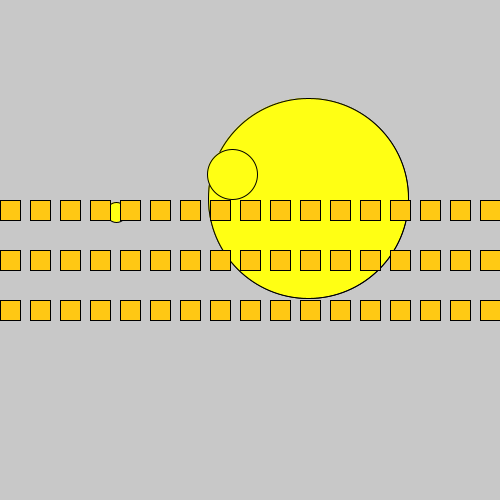
Frame 1 (no input)
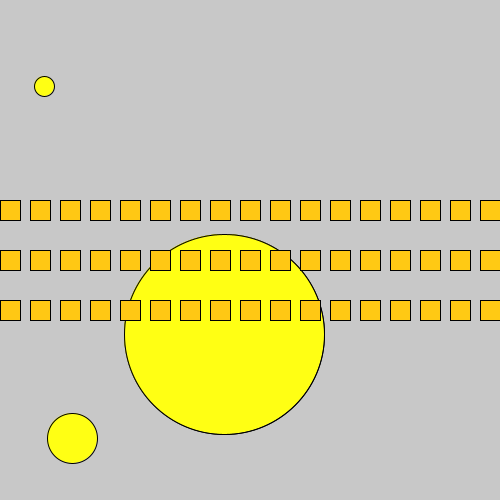
Frame 60 (the mouse pressed at the canvas centre just before this capture)
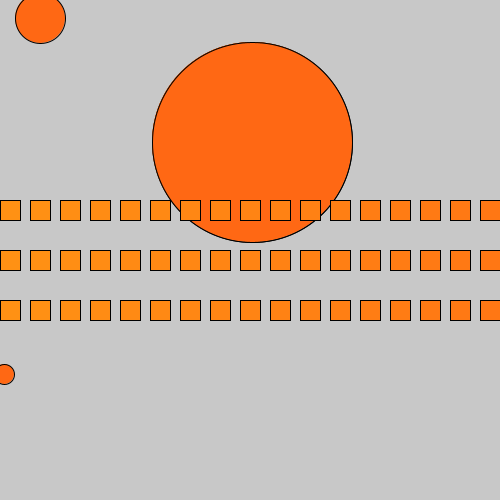
Frame 120 (the mouse held since frame 60 and released just before this capture)

The Processing sketch that drew these frames (run headless with seeded random() and noise(); from frame 60 on, the mouse is pressed at the canvas centre):

// Processing sketch: processing_105551
// ── processing_105551.pde

int ballX,  ballY;
int speed, speed1;
int ballX2, ballY2;
int ballX3, ballY3;
int speed2,  speed3;
int speed4, speed5;
int value;


void setup (){
  size (500, 500);
  
  ballX = 200;
  ballY = 150;
  ballX2 = 100;
  ballY2 = 200;
  ballX3 = 300;
  ballY3 = 190;
  speed = 8;
  speed1= 6;
  speed2= 4;
  speed3= 3; 
  speed4= 2;
  speed5= 2;
  
}

    

void draw (){
  moveBall();
  moveBall();
   moveBall();
  moveBall();
}
  
   void moveBall (){
     background(200);
    
  if (ballX > 500 || ballX < 0){
    speed = speed * (-1);
  }
  if (ballY >500 || ballY < 0) {
    speed1 = speed1 * (-1);
    
  }
  if (ballX2 > 500 || ballX2 < 0){
    speed2 = speed2 * (-1);
  }
  if (ballY2 > 500 || ballY2 < 0) {
    speed3 = speed3 * (-1);
    
  }
  if (ballX3 > 500 || ballX3 < 0){
    speed4 = speed4 * (-1);
  }
  if (ballY3 > 500 || ballY3 < 0) {
    speed5 = speed5 * (-1);
    
  }
   
    ballX= ballX + speed;
    ballY= ballY + speed1;
    ballX2 = ballX2 +speed2;
    ballY2 = ballY2 +speed3;
    ballX3 = ballX3 + speed4;
    ballY3 = ballY3 + speed5;
    
    ellipse(ballX3, ballY3, 200, 200);
   
    ellipse(ballX3, ballY3, 200, 200);
    

    ellipse (ballX, ballY, 50, 50);
    ellipse (ballX2, ballY2, 20, 20);
    
    for (int i = 0; i<100; i++){
    fill(255, dist(mouseX/2, mouseY/2, i*2, 200), 20);
    rect (i*30, height/2, 20, 20);
    rect (i*30, 200, 20, 20);
    rect (i*30, 300, 20, 20);
    
    
    println (ballX2);
    
  } 
  }
  
  void mousePressed() {
  if (value == 255) {
    value = 0;
    } else {
      value = 255;
    }
}
